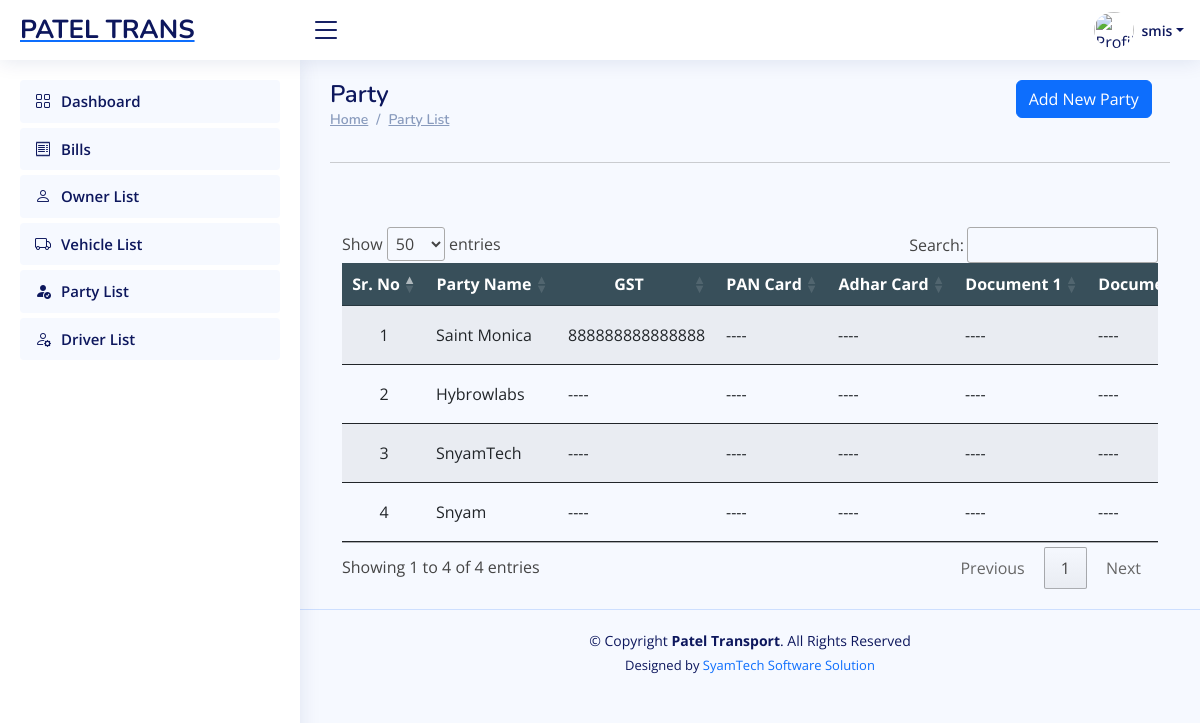
Page /software/party_list/ (signed in) on the committed database.
### Developer/models.py (models this page shows, shortened)
class CustomUser(AbstractUser):
    business = models.ForeignKey(Business, on_delete=models.CASCADE, null=True, blank=True)
    is_business=models.BooleanField(default=True)

class Party(models.Model):
    business = models.ForeignKey(Business, on_delete=models.CASCADE, null=True, blank=True)
    name = models.CharField(max_length=255)  # Party name
    gst_no = models.CharField(max_length=15, unique=True, null=True, blank=True, verbose_name="GST Number")
    pan_card = models.FileField(upload_to='party_documents/pan_cards/', null=True, blank=True)
    adhar_card = models.FileField(upload_to='party_documents/adhar_cards/', null=True, blank=True)
    document1 = models.FileField(upload_to='party_documents/other_documents/', null=True, blank=True)
    document2 = models.FileField(upload_to='party_documents/other_documents/', null=True, blank=True)
    mobile = models.CharField(max_length=15, unique=True, null=True, blank=True)
    alternate_mobile = models.CharField(max_length=15, null=True, blank=True)
    created_at = models.DateTimeField(auto_now_add=True)
    updated_at = models.DateTimeField(auto_now=True)

### Software/views.py (the view)
# urls.py: path('party_list/', party_list, name='software_party_list'),
def party_list(request):
    form=PartyForm()
    rec=Party.objects.select_related().order_by('-id')
    return render(request, 'software_party_list.html',{'form':form,'rec':rec} )

### Software/forms.py (shortened to what this page needs)
class PartyForm(forms.ModelForm):
    class Meta:
        model = Party
        fields = [
            'name',
            'gst_no',
            'pan_card',
            'adhar_card',
            'document1',
            'document2',
        ]
        widgets = {
            'name': forms.TextInput(attrs={'class': 'form-control', 'placeholder': 'Enter party name'}),
            'gst_no': forms.TextInput(attrs={'class': 'form-control', 'placeholder': 'Enter GST Number'}),
        }

### Software/templates/software_party_list.html (shortened to what this page needs)
{% extends "software_base.html" %}
{% load crispy_forms_tags %}
{% block content %}
<main id="main" class="main">
    <div class="row">
        <div class="col-sm-6">
            <div class="pagetitle">
                <h1>Party</h1>
                <nav>
                    <ol class="breadcrumb">
                        <li class="breadcrumb-item"><a href="#">Home</a></li>
                        <li class="breadcrumb-item"><a href="#">Party List </a></li>
                    </ol>
                </nav>
            </div>
        </div>
        <div class="col-sm-6">
            <div class="container" style="max-width:97%;">
                <div class="text-lg-end text-start">
                    <a href="#" class="btn btn-primary" data-toggle="modal"
                        data-target="#model_create"> Add New Party</a>
                </div>
            </div>
        </div>
    </div>
    <section class="section dashboard">
<hr>
        <div class="container">
            <div class="row justify-content-center align-items-center">
                <div class="col-sm-12"> <br><br>
                    <div class="row">
                        <div class="container" style=" overflow:scroll;">
                            <table id="driver_table" class="table table-striped "
                                style="overflow:scroll; width:100%;min-width: max-content;">
                                <thead>
                                    <tr style="background-color: rgb(56, 79, 90);">
                                        <th scope="col" class="text-center text-white">Sr. No</th>
                                        <th scope="col" class="text-center text-white">Party Name</th>
                                        <th scope="col" class="text-center text-white">GST</th>
                                        <th scope="col" class="text-center text-white">PAN Card</th>
                                        <th scope="col" class="text-center text-white">Adhar Card</th>
                                        <th scope="col" class="text-center text-white">Document 1</th>
                                        <th scope="col" class="text-center text-white">Document 2</th>
                                    </tr>
                                </thead>
                                <tbody>
                                    {% if rec %}
                                    {% for r in rec %}
                                    <tr>
                                        <td class="text-center">{{ forloop.counter }}</td>
                                        <td class="text-left">{{ r.name|default_if_none:"----" }} </td>
                                        <td class="text-left">{{ r.gst_no|default_if_none:"----"}} </td>
                                        <td class="text-left">{% if r.pan_card %}  <a href="/media/{{r.pan_card }}" download>download</a> {% else %} ---- {% endif %}</td>
                                        <td class="text-left">{% if r.adhar_card %}  <a href="/media/{{r.adhar_card }}" download>download</a> {% else %} ---- {% endif %}</td>
                                        <td class="text-left">{% if r.document1 %}  <a href="/media/{{r.document1 }}" download>download</a> {% else %} ---- {% endif %}</td>
                                        <td class="text-left">{% if r.document2 %}  <a href="/media/{{r.document2 }}" download>download</a> {% else %} ---- {% endif %}</td>
                                    </tr>
                                    {% endfor %}
                                    {% endif %}
                                </tbody>
                            </table>
                        </div>
                    </div>
                </div>
            </div>
        </div>
</main>
{% endblock content %}

### Software/templates/software_base.html (shortened to what this page needs)
{% load static %}
<html lang="en">
<head>
    <link href="https://unpkg.com/aos@2.3.1/dist/aos.css" rel="stylesheet">
    <link rel="stylesheet" type="text/css" href="https://cdn.datatables.net/1.11.5/css/jquery.dataTables.min.css">
    <link rel="stylesheet" href="https://cdn.jsdelivr.net/npm/bootstrap-icons@1.10.3/font/bootstrap-icons.css">
</head>
<body>
<header id="header" class="header fixed-top d-flex align-items-center">
    <div class="d-flex align-items-center justify-content-between">
        <a href=" " class="logo d-flex align-items-center">
             <span class="d-none d-lg-block">PATEL TRANS</span>
        </a>
        <i class="bi bi-list toggle-sidebar-btn"></i>
    </div>
    <nav class="header-nav ms-auto">
        <ul class="d-flex align-items-center">
            <li class="nav-item dropdown pe-3 text-center  ">
                <a class="nav-link nav-profile d-flex align-items-center pe-0" href="#" data-bs-toggle="dropdown">
                    {% if request.user.profile_photo %}
                    <img src="/media/{{request.user.profile_photo}}" alt="Profile" class="rounded-circle" style="width: 40px; height: 40px;">
                    {% else %}
                    <img src="/media/default-profile.webp" alt="Profile" class="rounded-circle"  style="width: 40px; height: 40px;">
                    {% endif %}
                    <span class="d-none d-md-block dropdown-toggle ps-2">{{request.user}}</span>
                </a>
            </li>
        </ul>
    </nav>
</header>
<aside id="sidebar" class="sidebar">
    <ul class="sidebar-nav" id="sidebar-nav">
        <li class="nav-item">
            <a class="nav-link" href="{% url "software_dashboard" %}">
                <i class="bi bi-grid"></i>
                <span>Dashboard</span>
            </a>
        </li>
        <li class="nav-item">
            <a class="nav-link" href="{% url "software_bill_list" %}">
                <i class="bi bi-receipt"></i>
                <span>Bills</span>
            </a>
        </li>
        <li class="nav-item">
            <a class="nav-link" href="{% url "software_owner_list" %}">
                <i class="bi bi-person"></i>
                <span>Owner List</span>
            </a>
        </li>
        <li class="nav-item">
            <a class="nav-link" href="{% url "software_vehicle_list" %}">
                <i class="bi bi-truck"></i>
                <span>Vehicle List</span>
            </a>
        </li>
        <li class="nav-item">
            <a class="nav-link" href="{% url "software_party_list" %}">
                <i class="bi bi-person-fill-check"></i>
                <span>Party List</span>
            </a>
        </li>
        <li class="nav-item">
            <a class="nav-link" href="{% url "software_driver_list" %}">
                <i class="bi bi-person-gear"></i>
                <span>Driver List</span>
            </a>
        </li>
    </ul>
</aside>
{% block content %}{% endblock content %}
<footer id="footer" class="footer text-center">
    <div class="copyright">
        &copy; Copyright <strong><span>Patel Transport</span></strong>. All Rights Reserved
    </div>
    <div class="credits">
        Designed by <a href="#" style="text-decoration:none;">SyamTech Software Solution</a>
    </div>
</footer>
</body>
<link rel="stylesheet" href="https://cdnjs.cloudflare.com/ajax/libs/selectize.js/0.15.2/css/selectize.min.css"/>
</html>

### rows in the picture
CustomUser: user "smis"
Party: name "Saint Monica", gst_no "888888888888888"
Party: name "Hybrowlabs", gst_no "----"
Party: name "SnyamTech", gst_no "----"
Party: name "Snyam", gst_no "----"
